Frame 1 (no input): blank canvas, image omitted
Frame 60 (the mouse pressed at the canvas centre just before this capture): blank canvas, image omitted
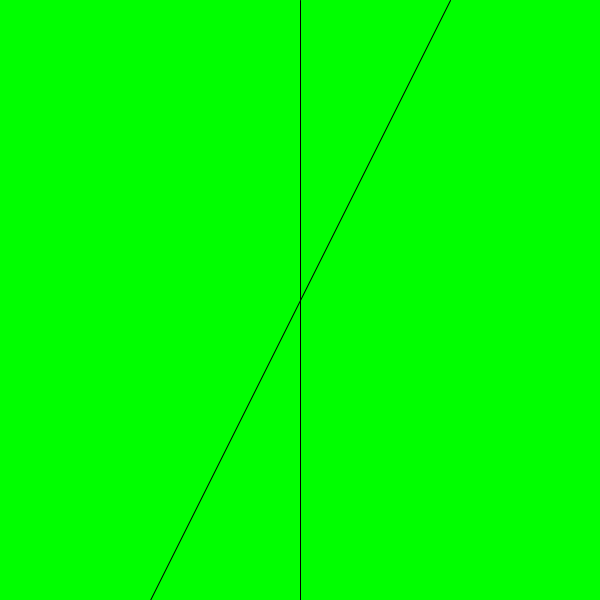
Frame 120 (the mouse held since frame 60 and released just before this capture)

The Processing sketch whose frames 1 and 60 were blank and that drew this single picture after the mouse press (run headless with seeded random() and noise(); from frame 60 on, the mouse is pressed at the canvas centre):

// Processing sketch: if_and_else
// ── if_and_else.pde
void setup(){
  size(600,600);
}

void draw(){
 
  if (mouseX > width/2) {
    background(255,0,0);
  } else if (mouseX > width/4){
    background(0,255,0);
  } else {
    background(0);
  }
  
  line (width/2, 0, width/2, height);
  line (3 * width/4, 0, width/4, height);
  
}
